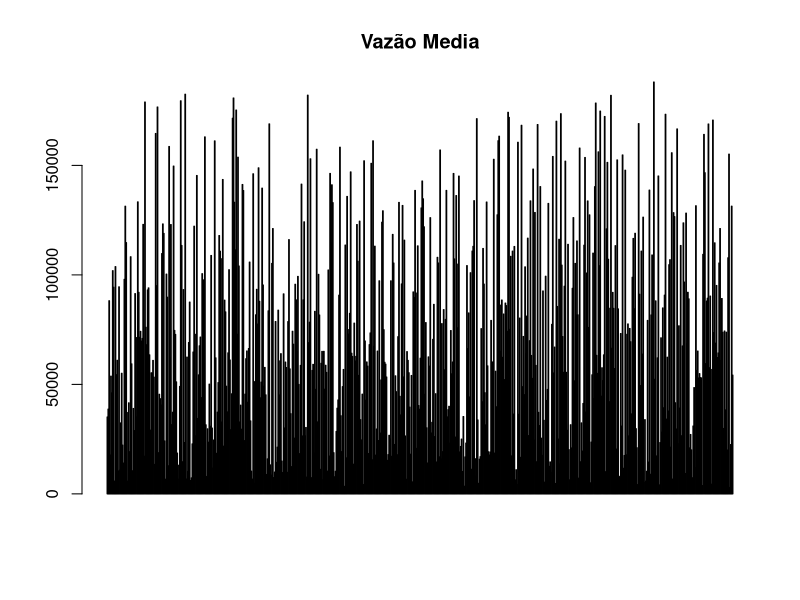
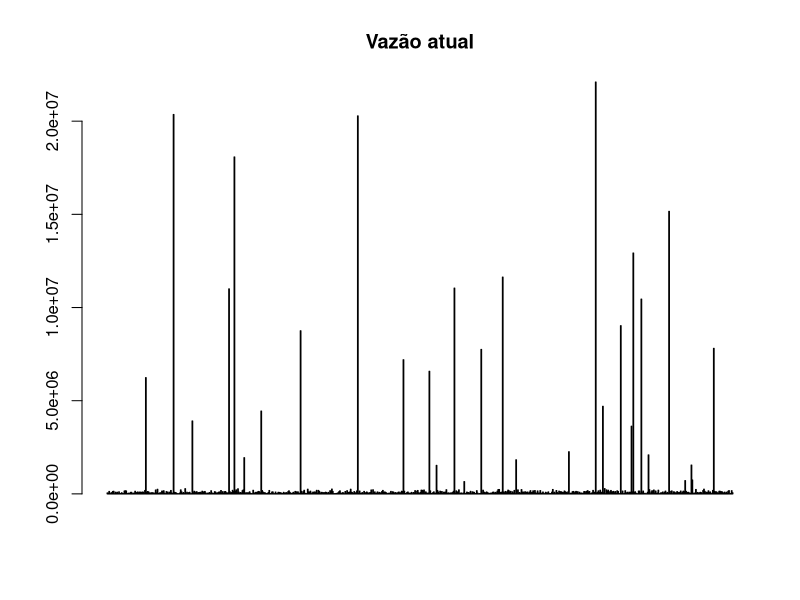
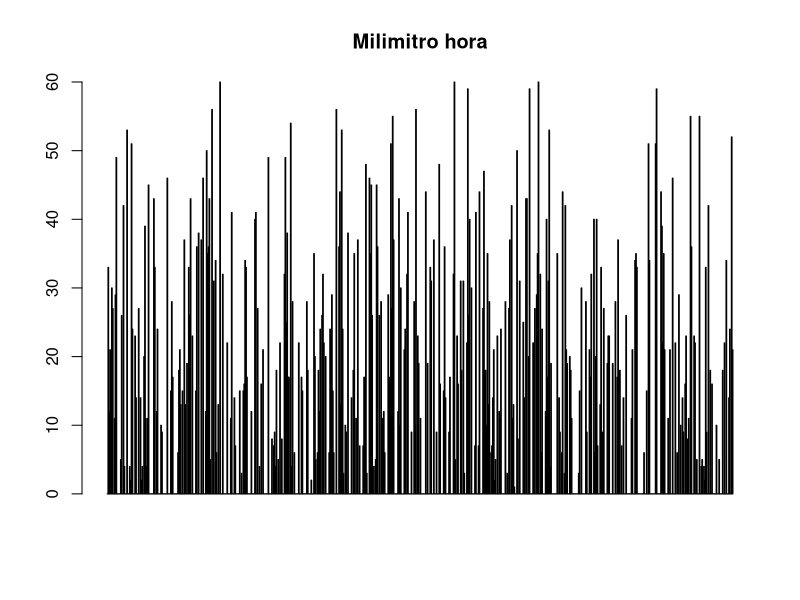
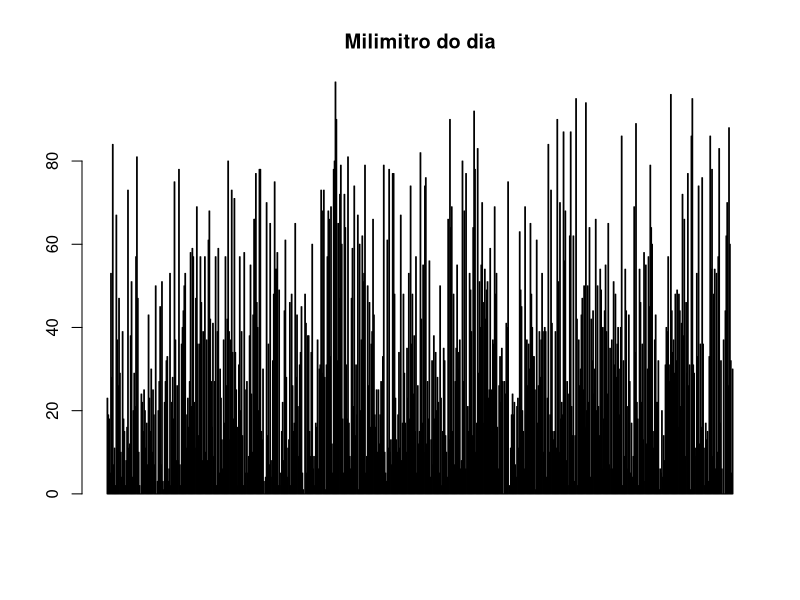
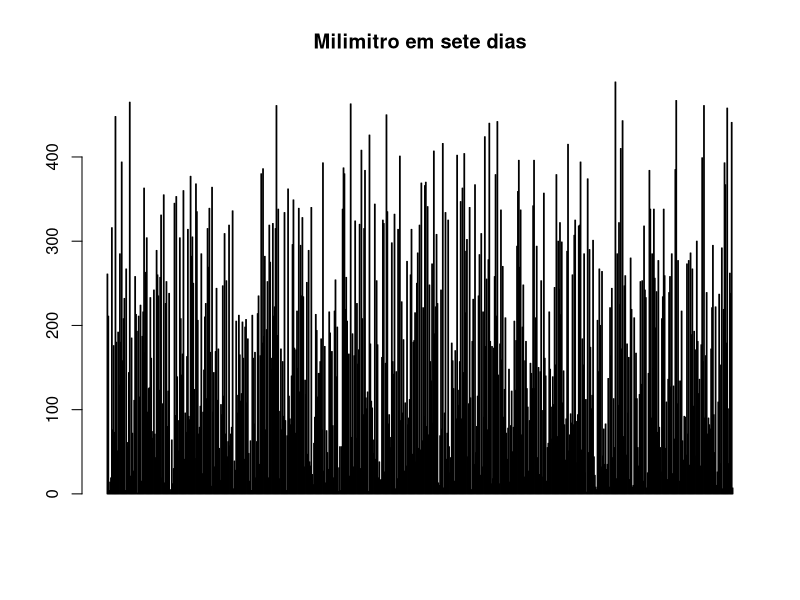
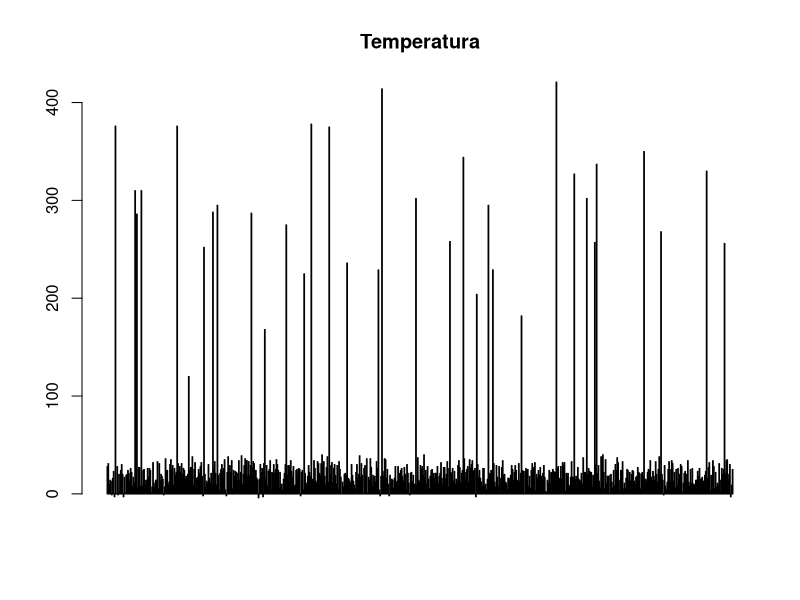
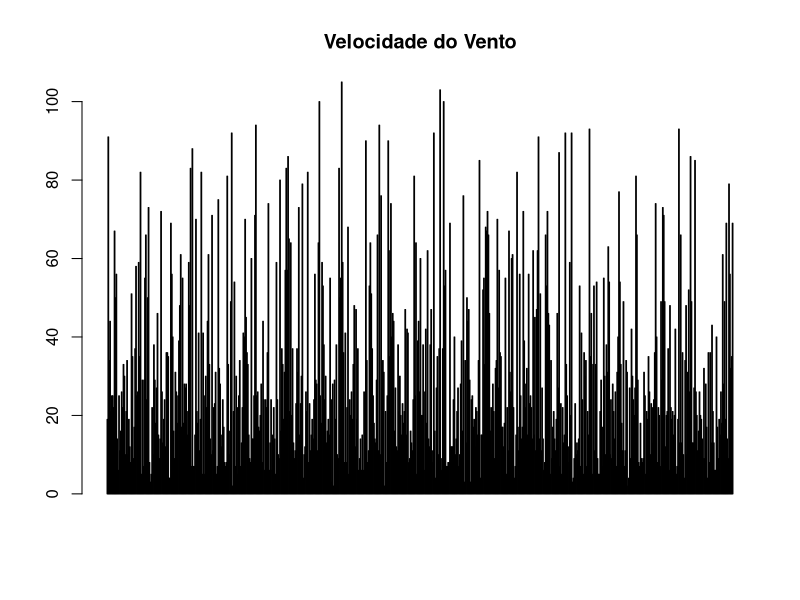
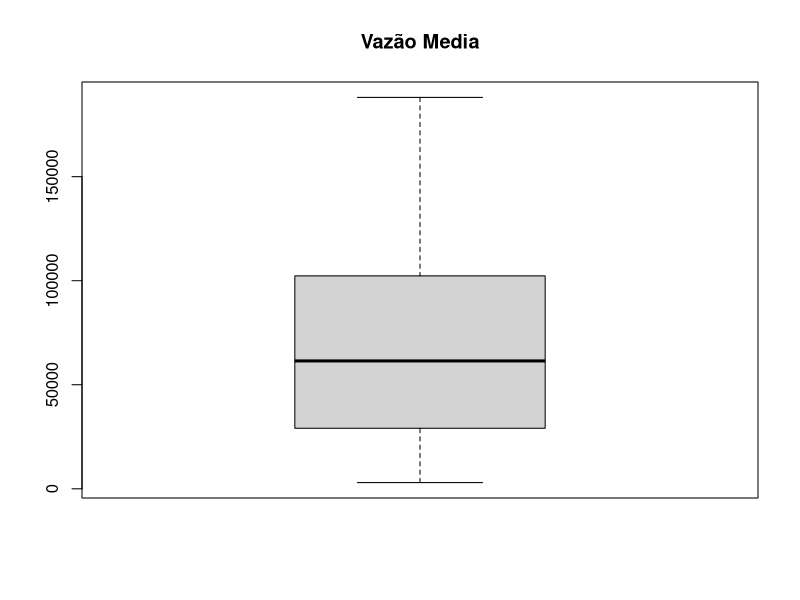

The R script that drew these images, in order:
## ---- chunk 1
dados = read.csv("dadosAlagamentoPI.csv", sep=",", na.strings = "", stringsAsFactors = T)
dados
## ---- chunk 2
head(dados)
summary(dados)
summary(dados$Vazão.atual)
summary(dados$Temperatura)
## ---- chunk 3
barplot(dados$Vazao.Media,main = "Vazão Media")
barplot(dados$Vazao.atual,main = "Vazão atual")
barplot(dados$Milimitro.hora,main = "Milimitro hora")
barplot(dados$Milimitro.do.dia,main = "Milimitro do dia")
barplot(dados$Milimitro.em.sete.dias,main = "Milimitro em sete dias")
barplot(dados$Temperatura,main = "Temperatura")
barplot(dados$Velocidade.do.Vento,main = "Velocidade do Vento")
## ---- chunk 4
boxplot(dados$Vazao.Media,main = "Vazão Media")
boxplot(dados$Vazao.atual,main = "Vazão atual")
boxplot(dados$Milimitro.hora,main = "Milimitro hora")
boxplot(dados$Milimitro.do.dia,main = "Milimitro do dia")
boxplot(dados$Milimitro.em.sete.dias,main = "Milimitro em sete dias")
boxplot(dados$Temperatura,main = "Temperatura")
boxplot(dados$Velocidade.do.Vento,main = "Velocidade do Vento")
## ---- chunk 5
hist(dados$Vazao.Media,main = "Vazão.Media")
hist(dados$Vazao.atual,main = "Vazão.atual")
hist(dados$Milimitro.hora,main = "Milimitro.hora")
hist(dados$Milimitro.do.dia,main = "Milimitro.do.dia")
hist(dados$Milimitro.em.sete.dias,main = "Milimitro.em.sete.dias")
hist(dados$Temperatura,main = "Temperatura")
hist(dados$Velocidade.do.Vento,main = "Velocidade.do.Vento")
## ---- chunk 6
dados[!complete.cases(dados$Solo),]
## ---- chunk 7
tempErrado = dados[dados$Temperatura < -6|dados$Temperatura >41,]$Temperatura
tempErrado
## ---- chunk 8
medianaTemperatura = median(dados[dados$Temperatura>-6|dados$Temperatura<41,]$Temperatura)
medianaTemperatura
## ---- chunk 9
dados[dados$Temperatura< (-6)|dados$Temperatura>41,]$Temperatura = medianaTemperatura
## ---- chunk 10
vazErrado = dados[dados$Vazao.atual < 999 |dados$Vazao.atual >400001,]$Vazao.atual
vazErrado
## ---- chunk 11
dados <- subset(dados,Vazao.atual < Vazao.Media*2)
dados
## ---- chunk 12
boxplot(dados$Vazao.atual,main = "Vazão Atual")
boxplot(dados$Temperatura,main = "Temperatura")
## ---- chunk 13
summary(dados$Solo)
unique(dados$Solo)
## ---- chunk 14
dados$Solo[dados$Solo == "arenoso" | dados$Solo == "ARENOSO"] = "Arenoso"
dados$Solo[dados$Solo == "argiloso" | dados$Solo =="ARGILOSO"] = "Argiloso"
dados$Solo[dados$Solo=="humifero"] = "Humífero"
dados$Solo[is.na(dados$Solo)]="Arenoso"
dados$Solo = factor(dados$Solo)
unique(dados$Solo)
## ---- chunk 15
mean(dados$Vazao.Media)
mean(dados$Vazao.atual)
mean(dados$Milimitro.hora)
mean(dados$Milimitro.do.dia)
mean(dados$Milimitro.em.sete.dias)
mean(dados$Temperatura)
mean(dados$Velocidade.do.Vento)
unique(dados$Solo)
unique(dados$Notas)
## ---- chunk 16
dados[complete.cases(dados$Notas),]
dados[!complete.cases(dados$Solo),]
## ---- chunk 17
dados <- dados[,-1]
dados
## ---- chunk 18
write.csv(dados,"dadosCorretosPI.csv",row.names = TRUE)
## ---- chunk 19
help(write.csv)
